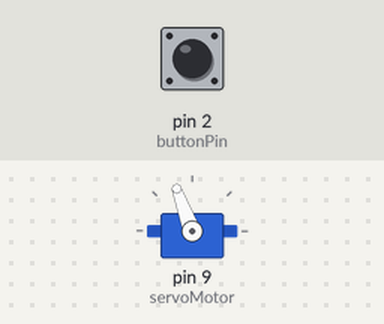
Simulated run of this sketch. Board: Arduino Uno, built with avr-gcc and run on an emulated ATmega328P. On the bench: servo. The inputs (shaded band) are chosen by the test bench; at power-on: pin 2 (buttonPin) LOW.

Above: at 1.2 s.
1.3 s: pin 2 (buttonPin) pulled HIGH for 0.15 s
At 1.7 s:
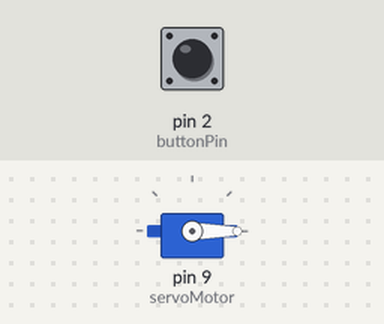
2.9 s: pin 2 (buttonPin) pulled HIGH for 1 s
At 4.1 s:
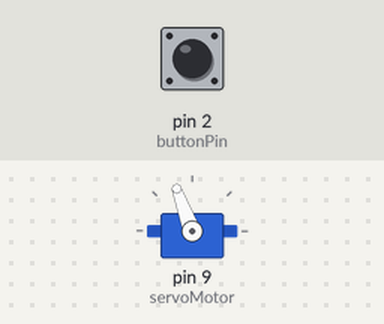
5.4 s: pin 2 (buttonPin) pulled HIGH for 3.2 s
At 6.0 s:
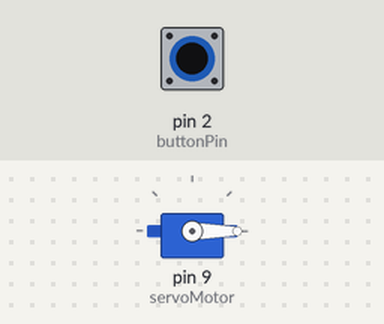
Timing chart, 0 to 8.4 s (numbered marks = the images above; inputs shaded):
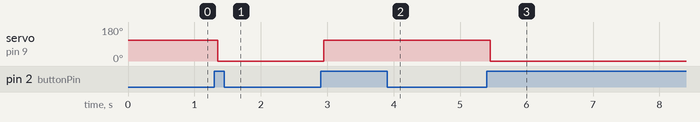

Measured:
- after the input at 1.3 s, servo on pin 9 (servoMotor): 110° → 0° after 0.05 s
- after the input at 2.9 s, servo on pin 9 (servoMotor): 0° → 110° after 0.05 s
- after the input at 5.4 s, servo on pin 9 (servoMotor): 110° → 0° after 0.05 s

The sketch:

servo_pedal.ino
```cpp
#include <Servo.h>

Servo servoMotor; // Crea un objeto servo
int buttonPin = 2; // Pin del botón
int buttonState = 0; // Variable para el estado actual del botón
int lastButtonState = 0; // Variable para el último estado del botón
bool servoState = true; // Variable booleana para el estado del servo
unsigned long lastDebounceTime = 0; // El último tiempo en que el pin del botón se cambió de estado
unsigned long debounceDelay = 50; // Tiempo de debounce

void setup() {
  servoMotor.attach(9); // Conecta el servo al pin 9
  pinMode(buttonPin, INPUT); // Configura el pin del botón como entrada
  servoMotor.write(110); // Inicializa el servo en la posición original
}

void loop() {
  int reading = digitalRead(buttonPin); // Lee el estado del botón

  // Si el estado del botón ha cambiado
  if (reading != lastButtonState) {
    // Resetea el tiempo de debounce
    lastDebounceTime = millis();
  }

  // Si el tiempo desde el último cambio de estado es mayor que el tiempo de debounce
  if ((millis() - lastDebounceTime) > debounceDelay) {
    // Si el estado del botón ha cambiado
    if (reading != buttonState) {
      buttonState = reading;

      // Solo cambia el estado del servo si el botón está presionado
      if (buttonState == HIGH) {
        servoState = !servoState; // Invierte el estado del servo
        if (servoState) {
          servoMotor.write(110); // Mueve el servo a su posición original (110 grados)
        } else {
          servoMotor.write(0); // Mueve el servo a 0 grados
        }
      }
    }
  }

  // Guarda el estado actual del botón como el último estado
  lastButtonState = reading;
}
```
